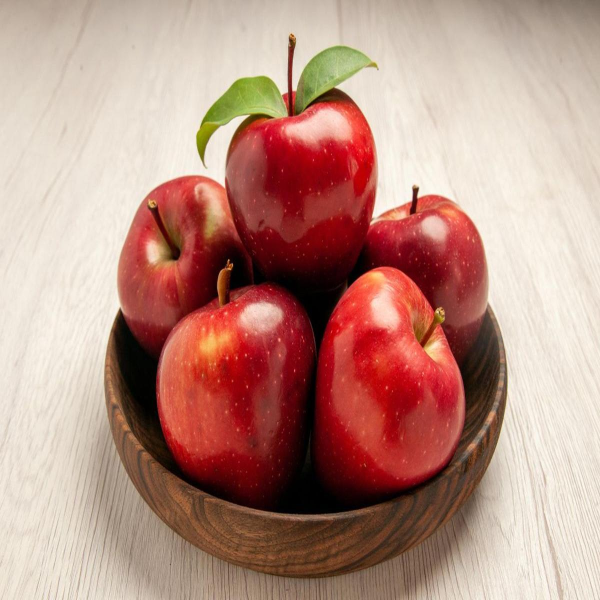
#> input picture backend/program/apel.jpg, 1200 x 1200 px, found by its file name (shown at 1/2 size)
$ python colorfeatures_nonp.py
#> lines starting #> are read from the running program, lines starting #| are printed output that depends on the picture; long printed decimals are rounded
from multiprocessing import Process
import math
import time
import os
import numpy as np
from PIL import Image

path = "./dataset"
filename = "apel.jpg"
file2name = "1.jpg"
image = Image.open(os.path.join(path, filename))
#> image is the input picture: PIL image 1200x1200 RGB; mean R, G, B 186.2, 144.4, 132.1
image2 = Image.open(os.path.join(path, file2name))
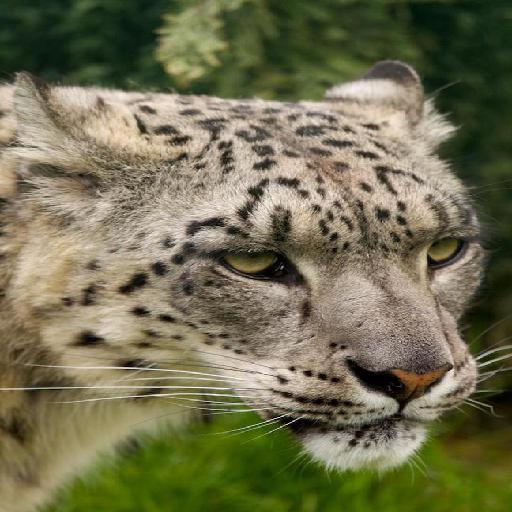
#> input picture backend/program/1.jpg, 512 x 512 px, found by its file name
#> image2 is the input picture: PIL image 512x512 RGB; mean R, G, B 113.6, 111, 80.9
bufferimg = np.array(image)
bufferimg2 = np.array(image2)
st = time.time()
# print(st)
def get_hsv(image):
    buffer_img = np.array(image)
    Rn = buffer_img[:, :, 0] / 255
    Gn = buffer_img[:, :, 1] / 255
    Bn = buffer_img[:, :, 2] / 255

    Cmax = np.max(buffer_img / 255, axis=2)
    Cmin = np.min(buffer_img / 255, axis=2)
    delta = Cmax - Cmin

    H = np.zeros_like(Cmax)
    H[delta != 0] = 60 * ((np.where(Cmax == Rn, (Gn - Bn) / delta, np.where(Cmax == Gn, (Bn - Rn) / delta + 2, (Rn - Gn) / delta + 4)) % 6)[delta != 0])

    S = np.where(Cmax != 0, delta / Cmax, 0)
    V = Cmax

    hsv_img = np.dstack((H, S, V))

    return hsv_img

def quantify(hsv_img):
    hsv_img = np.array(hsv_img)
    h = hsv_img[:, :, 0]
    H = np.where(np.logical_and(h >= 316, h <= 360), 0,
                 np.where(np.logical_and(h >= 1, h <= 25), 1,
                          np.where(np.logical_and(h <= 40, h >= 26), 2,
                                   np.where(np.logical_and(h >= 41, h <= 120), 3,
                                            np.where(np.logical_and(h >= 121, h <= 190), 4,
                                                     np.where(np.logical_and(h >= 191, h <= 270), 5,
                                                              np.where(np.logical_and(h >= 271, h <= 295), 6, 7)))))))
    s = hsv_img[:, :, 1]
    S = np.where(np.logical_and(s >= 0, s < 0.2), 0, np.where(np.logical_and(s >= 0.2, s < 0.7), 1, 2))
    v = hsv_img[:, :, 2]
    V = np.where(np.logical_and(v >= 0, v < 0.2), 0, np.where(np.logical_and(v >= 0.2, v < 0.7), 1, 2))
    hsv_img = np.dstack((H, S, V))
    return hsv_img


def histvectorize(hsv_img):
    hsv = np.array(hsv_img)
    num_bins = 72
    arr = np.zeros(num_bins)
    indices = hsv[:, :, 0] * 9 + hsv[:, :, 1] * 3 + hsv[:, :, 2]
    unique_indices, counts = np.unique(indices, return_counts=True)
    arr[unique_indices] = counts

    return arr

def dotprod(a,b):
    d = 0
    for i in range(len(a)):
        d += a[i]*b[i]
    return d

def norm(a):
    sumsq = 0
    for i in range(len(a)):
        sumsq += a[i]**2
    return math.sqrt(sumsq)

def cosinesim(a, b):
    a = np.array(a, dtype = np.int64)
    b = np.array(b, dtype = np.int64)
    dot = np.dot(a,b)
    lengtha = np.linalg.norm(a)
    lengthb = np.linalg.norm(b)
    csim = dot/(lengtha*lengthb)
    return csim

print(cosinesim(histvectorize(quantify(get_hsv(bufferimg))), histvectorize(quantify(get_hsv(bufferimg2)))))
#> in quantify, `H = np.where(np.logical_and(h >= 316, h <= 360), 0, np.where(np.logica..`: H: shape (1200, 1200) int64; 8 distinct labels, from 0 to 7
#> in quantify, `S = np.where(np.logical_and(s >= 0, s < 0.2), 0, np.where(np.logical_a..`: S: shape (1200, 1200) int64; 3 distinct labels, from 0 to 2
#> in quantify, `V = np.where(np.logical_and(v >= 0, v < 0.2), 0, np.where(np.logical_a..`:
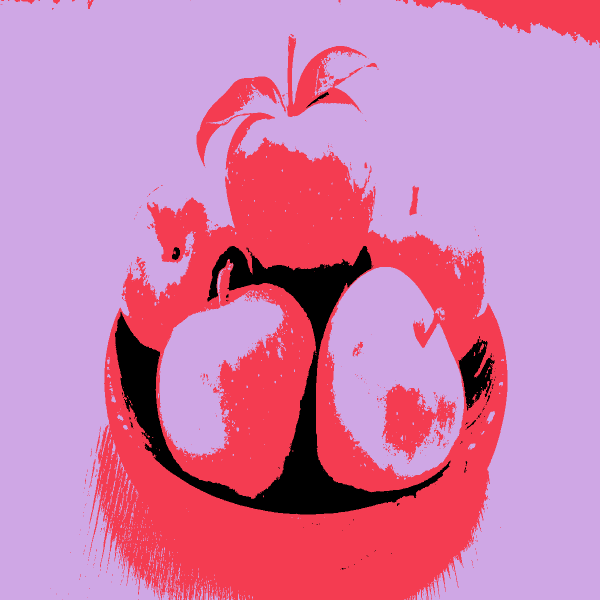
#> V: shape (1200, 1200) int64 (shown at 1/2 size); 3 distinct labels, from 0 to 2; one colour per label, 0 black
#> in histvectorize, `indices = hsv[:, :, 0] * 9 + hsv[:, :, 1] * 3 + hsv[:, :, 2]`:
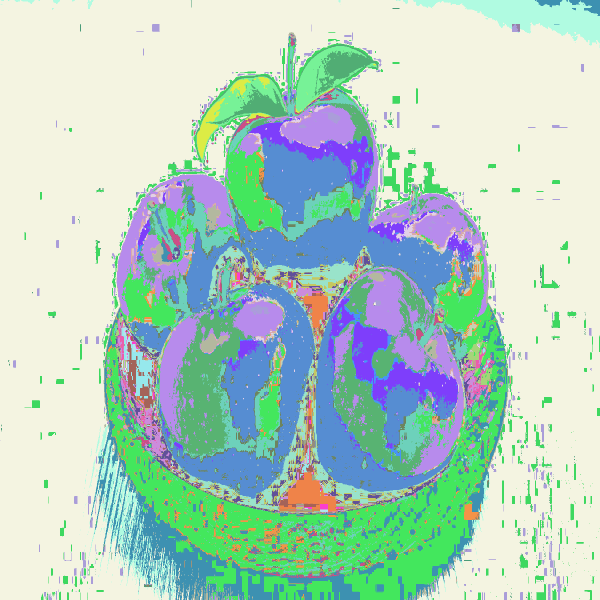
#> indices: shape (1200, 1200) int64 (shown at 1/2 size); 52 distinct labels, from 1 to 71; one colour per label, 0 black
#> in histvectorize, `unique_indices, counts = np.unique(indices, return_counts=True)`: unique_indices = 52 values from 1 to 71; counts = 52 values, max 710095 at index 19, min 2 at index 8, mean 27692.3
#> in quantify (call 2), `H = np.where(np.logical_and(h >= 316, h <= 360), 0, np.where(np.logica..`:
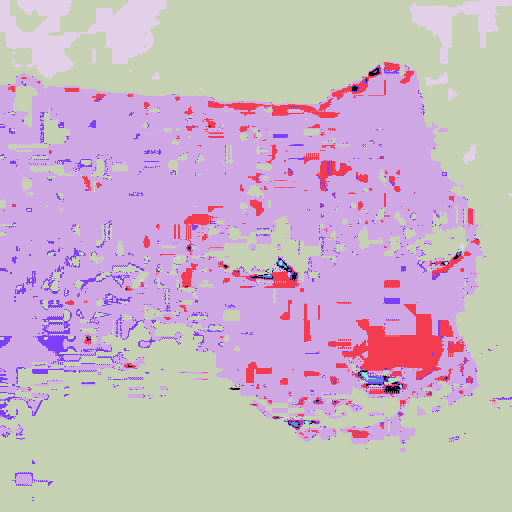
#> H: shape (512, 512) int64; 8 distinct labels, from 0 to 7; one colour per label, 0 black
#> in quantify (call 2), `S = np.where(np.logical_and(s >= 0, s < 0.2), 0, np.where(np.logical_a..`:
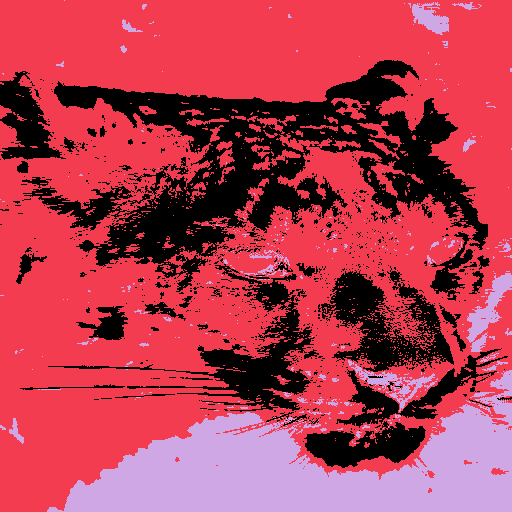
#> S: shape (512, 512) int64; 3 distinct labels, from 0 to 2; one colour per label, 0 black
#> in quantify (call 2), `V = np.where(np.logical_and(v >= 0, v < 0.2), 0, np.where(np.logical_a..`:
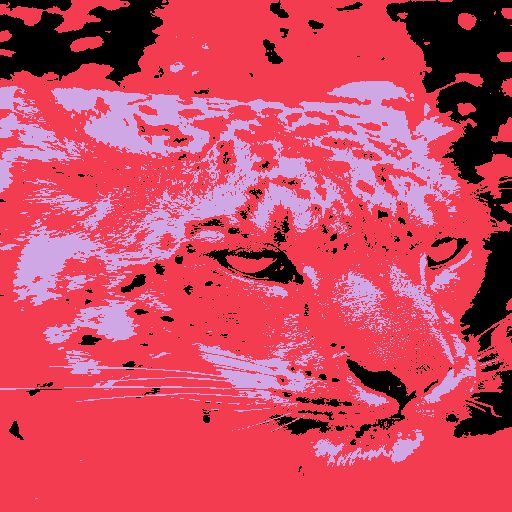
#> V: shape (512, 512) int64; 3 distinct labels, from 0 to 2; one colour per label, 0 black
#> in histvectorize (call 2), `indices = hsv[:, :, 0] * 9 + hsv[:, :, 1] * 3 + hsv[:, :, 2]`:
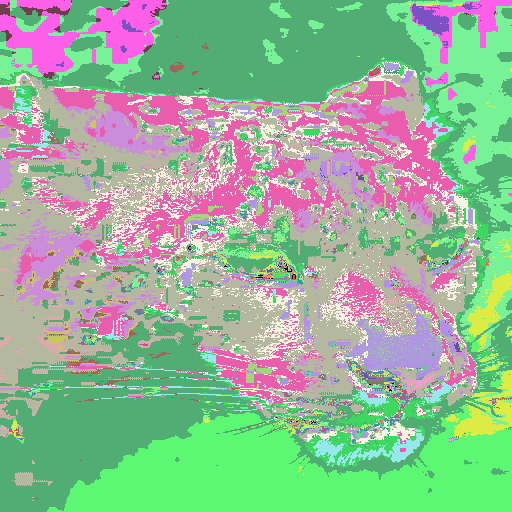
#> indices: shape (512, 512) int64; 52 distinct labels, from 0 to 70; one colour per label, 0 black
#> in histvectorize (call 2), `unique_indices, counts = np.unique(indices, return_counts=True)`: unique_indices = 52 values from 0 to 70; counts = 52 values, max 65540 at index 26, min 1 at index 38, mean 5041.2
#> in cosinesim, `a = np.array(a, dtype = np.int64)`: a = 72 values, max 710095 at index 20, min 0 at index 0, mean 20000
#> in cosinesim, `b = np.array(b, dtype = np.int64)`: b = 72 values, max 65540 at index 31, min 0 at index 5, mean 3640.9
#> in cosinesim, `dot = np.dot(a,b)`: dot = 24556567967
#> in cosinesim, `lengtha = np.linalg.norm(a)`: lengtha = 744565.4
#> in cosinesim, `lengthb = np.linalg.norm(b)`: lengthb = 95822.9
#> in cosinesim, `csim = dot/(lengtha*lengthb)`: csim = 0.344
#| 0.3442
fn = time.time()
# print(fn)
print(fn-st)
